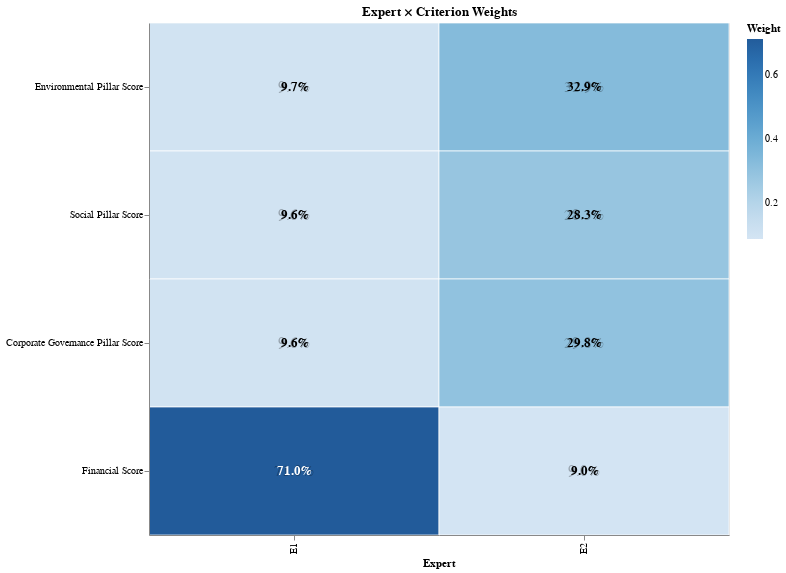

Notebook code for this chart:
### Code cell
# If your column is actually named "xpert_id" (without the leading 'e'):
chart = plot_iwm_heatmap_altair(expert_weights_df, expert_col="expert_id", as_percent=True, show_labels=True)
chart  # display in notebook

### Figure 1 — Vega-Lite specification as saved in the notebook (floating-point values rounded to 4 significant figures)
{"config": {"view": {"continuousWidth": 300, "continuousHeight": 300}}, "layer": [{"mark": {"type": "rect", "opacity": 0.9, "stroke": "white", "strokeWidth": 0.8}, "encoding": {"color": {"field": "weight", "scale": {"domain": [0.08971, 0.7104], "scheme": "blues"}, "title": "Weight", "type": "quantitative"}, "tooltip": [{"field": "expert_id", "title": "Expert", "type": "nominal"}, {"field": "criterion", "title": "Criterion", "type": "nominal"}, {"field": "weight", "format": ".1%", "title": "Weight", "type": "quantitative"}], "x": {"field": "expert_id", "sort": ["E1", "E2"], "title": "Expert", "type": "nominal"}, "y": {"axis": {"labelAngle": 0}, "field": "criterion", "sort": ["Environmental Pillar Score", "Social Pillar Score", "Corporate Governance Pillar Score", "Financial Score"], "title": "", "type": "nominal"}}, "title": "Expert × Criterion Weights"}, {"mark": {"type": "text", "align": "center", "baseline": "middle", "color": "black", "opacity": 0.28, "size": 15}, "encoding": {"text": {"field": "weight", "format": ".1%", "type": "quantitative"}, "x": {"field": "expert_id", "sort": ["E1", "E2"], "type": "nominal"}, "y": {"field": "criterion", "sort": ["Environmental Pillar Score", "Social Pillar Score", "Corporate Governance Pillar Score", "Financial Score"], "type": "nominal"}}, "transform": [{"calculate": "datum.weight >= 0.4000399350646158", "as": "is_dark"}]}, {"mark": {"type": "text", "align": "center", "baseline": "middle", "fontWeight": "bold", "size": 13}, "encoding": {"color": {"condition": {"test": "datum.is_dark", "value": "white"}, "value": "black"}, "text": {"field": "weight", "format": ".1%", "type": "quantitative"}, "x": {"field": "expert_id", "sort": ["E1", "E2"], "type": "nominal"}, "y": {"field": "criterion", "sort": ["Environmental Pillar Score", "Social Pillar Score", "Corporate Governance Pillar Score", "Financial Score"], "type": "nominal"}}, "transform": [{"calculate": "datum.weight >= 0.4000399350646158", "as": "is_dark"}]}], "data": {"name": "data-c4675d0ad7995e4c9b17fade445091db"}, "height": 512, "width": 580, "$schema": "https://vega.github.io/schema/vega-lite/v5.20.1.json", "datasets": {"data-c4675d0ad7995e4c9b17fade445091db": [{"expert_id": "E1", "expert_name": "E1", "criterion": "Environmental Pillar Score", "weight": 0.09735}, {"expert_id": "E1", "expert_name": "E1", "criterion": "Social Pillar Score", "weight": 0.09614}, {"expert_id": "E1", "expert_name": "E1", "criterion": "Corporate Governance Pillar Score", "weight": 0.09614}, {"expert_id": "E1", "expert_name": "E1", "criterion": "Financial Score", "weight": 0.7104}, {"expert_id": "E2", "expert_name": "E2", "criterion": "Environmental Pillar Score", "weight": 0.3292}, {"expert_id": "E2", "expert_name": "E2", "criterion": "Social Pillar Score", "weight": 0.2833}, {"expert_id": "E2", "expert_name": "E2", "criterion": "Corporate Governance Pillar Score", "weight": 0.2978}, {"expert_id": "E2", "expert_name": "E2", "criterion": "Financial Score", "weight": 0.08971}]}}
